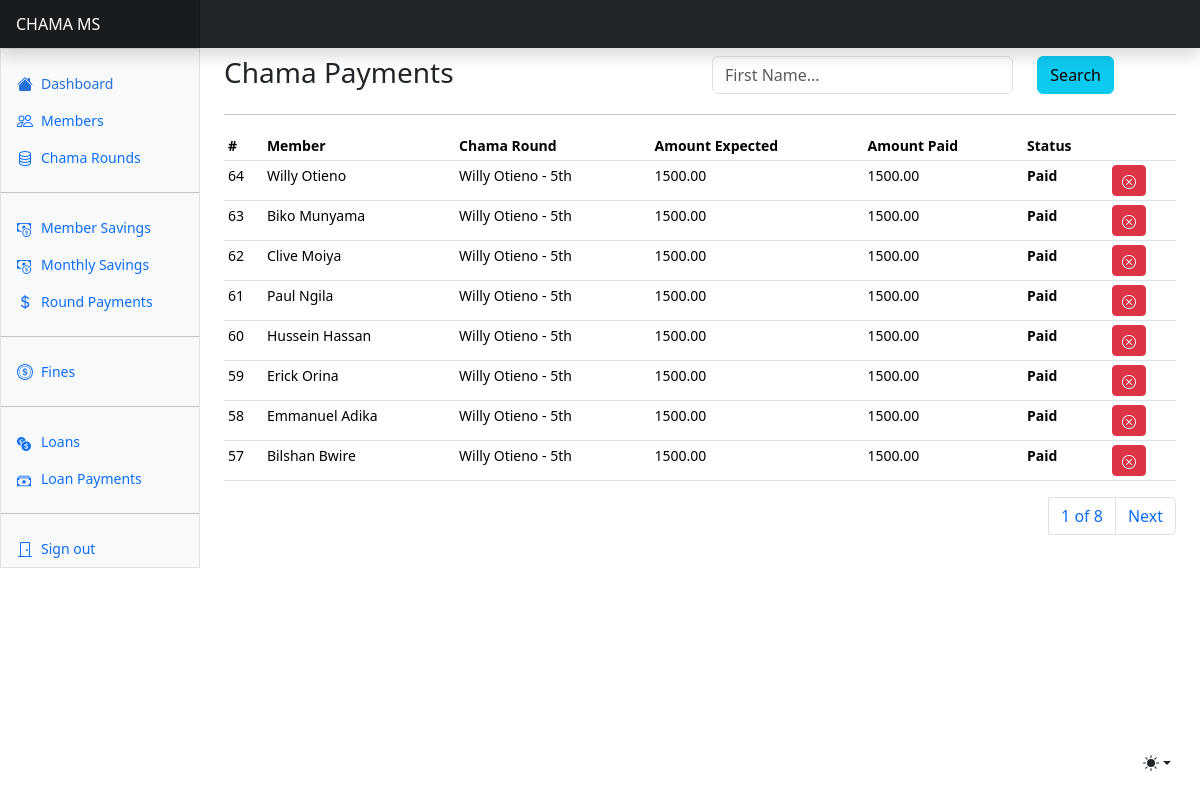
Screenshot of /payments/chama-payments/ with the database file from the repository.
### finance/models.py (models this page shows, shortened)
class MeriGoRoundPayment(AbstractBaseModel):
    merigoround = models.ForeignKey(MeriGoRound, on_delete=models.CASCADE, null=True)
    member = models.ForeignKey("users.User", on_delete=models.CASCADE, related_name="membermpayments")
    amount_expected = models.DecimalField(max_digits=100, decimal_places=2, default=1500)
    amount_paid = models.DecimalField(max_digits=100, decimal_places=2, default=0)
    chama_round = models.CharField(max_length=255, choices=ROUND_CHOICES)
    paid = models.BooleanField(default=False)
    payment_status = models.CharField(max_length=255, choices=PAYMENT_STATUS, default="Pending")

class MeriGoRound(AbstractBaseModel):
    member = models.ForeignKey("users.User", on_delete=models.CASCADE)
    round_date = models.DateField()
    amount_expected = models.DecimalField(max_digits=100, decimal_places=2, default=0)
    amount_raised = models.DecimalField(max_digits=100, decimal_places=2, default=0)
    done = models.BooleanField(default=False)
    def __str__(self):
        return self.member.first_name + " " + self.member.last_name

### users/models.py (models this page shows, shortened)
class User(AbstractUser, AbstractBaseModel):
    role = models.CharField(max_length=255, choices=USER_ROLES)
    id_number = models.CharField(max_length=255)
    phone_number = models.CharField(max_length=255)
    gender = models.CharField(max_length=255, null=True, blank=True)
    date_joined = models.DateField(null=True)
    address = models.CharField(max_length=255, null=True, blank=True)
    city = models.CharField(max_length=255, null=True)
    county = models.CharField(max_length=255, null=True, blank=True)
    country = models.CharField(max_length=255, null=True, blank=True)
    round_number = models.IntegerField(default=0, null=True, blank=True)
    def __str__(self):
        return f"{self.first_name} {self.last_name}"

### finance/views.py (the view)
# urls.py: path("chama-payments/", chama_round_payments, name="chama-payments"),
def chama_round_payments(request):
    chama_round_payments = MeriGoRoundPayment.objects.all().order_by("-created")
    if request.method == "POST":
        search_text = request.POST.get("search_text")
        print(f"Search Text: {search_text}")
        chama_round_payments = MeriGoRoundPayment.objects.filter(Q(member__first_name__icontains=search_text) | Q(member__last_name__icontains=search_text))
    paginator = Paginator(chama_round_payments, 8)
    page_number = request.GET.get("page")
    page_obj = paginator.get_page(page_number)
    context = {"page_obj": page_obj}
    return render(request, "payments/chama_payments/round_payments.html", context)

### templates/payments/chama_payments/round_payments.html (shortened to what this page needs)
{% extends "base.html" %}
{% block content %}
<div class="row mt-2">
    <div class="col">
        <h3>Chama Payments</h3>
    </div>
    <div class="col">
      <form method="POST">
          <div class="row">
            <div class="col-8">
              <input type="text" class="form-control" name="search_text" id="search_text" placeholder="First Name...">
            </div>
            <div class="col-4">
              <button class="btn btn-info">Search</button>
            </div>
          </div>
      </form>
    </div>
</div>
<hr/>
      <div class="table-responsive small">
        <table class="table table-sm">
          <thead>
            <tr>
              <th scope="col">#</th>
              <th scope="col">Member</th>
              <th scope="col">Chama Round</th>
              <th scope="col">Amount Expected</th>
              <th scope="col">Amount Paid</th>
              <th scope="col">Status</th>
              <th scope="col"></th>
            </tr>
          </thead>
          <tbody>
            {% for payment in page_obj %}
            <tr>
              <td>{{payment.id}}</td>
              <td>{{payment.member}}</td>
              <td>{{payment.merigoround}} - {{payment.chama_round}}</td>
              <td>{{payment.amount_expected}}</td>
              <td>{{payment.amount_paid}}</td>
              <td><b>{{payment.payment_status}}</b></td>
              <td>
                {% if payment.payment_status == "Paid" %}
                <a href="{% url 'chama-payment-as-cancelled' payment.id %}" class="btn btn-danger btn-sm"><i class="bi bi-x-circle"></i></a>
                {% elif payment.payment_status == "Pending" %}
                <a href="{% url 'chama-payment-as-paid' payment.id %}" class="btn btn-success btn-sm"><i class="bi bi-check-circle"></i></a>
                <a href="{% url 'chama-payment-as-defaulted' payment.id %}" class="btn btn-warning btn-sm"><i class="bi bi-x"></i></a>
                {% elif payment.payment_status == "Defaulted" or payment.payment_status == "Cancelled" %}
                <a href="{% url 'chama-payment-as-reset' payment.id %}" class="btn btn-info btn-sm"><i class="bi bi-arrow-clockwise"></i></a>
                {% endif %}
              </td>
            </tr>
            {% endfor %}
          </tbody>
        </table>
        <div>
          <nav aria-label="Page navigation example">
            <ul class="pagination justify-content-end">
              <a class="page-link" href="#">{{ page_obj.number }} of {{ page_obj.paginator.num_pages }}</a>
              {% if page_obj.has_next %}
              <li class="page-item"><a class="page-link" href="?page={{ page_obj.next_page_number }}">Next</a></li>
              {% endif %}
            </ul>
          </nav>
        </div>
      </div>
{% endblock content %}

### static/dashboard.css (style rules this page uses)
.bi { display: inline-block; width: 1rem; height: 1rem; }

### templates/base.html (style rules this page uses)
.bi { vertical-align: -.125em; fill: currentColor; }

### rows the page displays
MeriGoRoundPayment: id "64", member "Willy Otieno", merigoround "Willy Otieno", chama_round "5th", amount_expected "1500.00", amount_paid "1500.00", payment_status "Paid"
MeriGoRoundPayment: id "63", member "Biko Munyama", merigoround "Willy Otieno", chama_round "5th", amount_expected "1500.00", amount_paid "1500.00", payment_status "Paid"
MeriGoRoundPayment: id "62", member "Clive Moiya", merigoround "Willy Otieno", chama_round "5th", amount_expected "1500.00", amount_paid "1500.00", payment_status "Paid"
MeriGoRoundPayment: id "61", member "Paul Ngila", merigoround "Willy Otieno", chama_round "5th", amount_expected "1500.00", amount_paid "1500.00", payment_status "Paid"
MeriGoRoundPayment: id "60", member "Hussein Hassan", merigoround "Willy Otieno", chama_round "5th", amount_expected "1500.00", amount_paid "1500.00", payment_status "Paid"
MeriGoRoundPayment: id "59", member "Erick Orina", merigoround "Willy Otieno", chama_round "5th", amount_expected "1500.00", amount_paid "1500.00", payment_status "Paid"
MeriGoRoundPayment: id "58", member "Emmanuel Adika", merigoround "Willy Otieno", chama_round "5th", amount_expected "1500.00", amount_paid "1500.00", payment_status "Paid"
MeriGoRoundPayment: id "57", member "Bilshan Bwire", merigoround "Willy Otieno", chama_round "5th", amount_expected "1500.00", amount_paid "1500.00", payment_status "Paid"

### other values shown
{{ page_obj.number }} "1"
{{ page_obj.paginator.num_pages }} "8"
